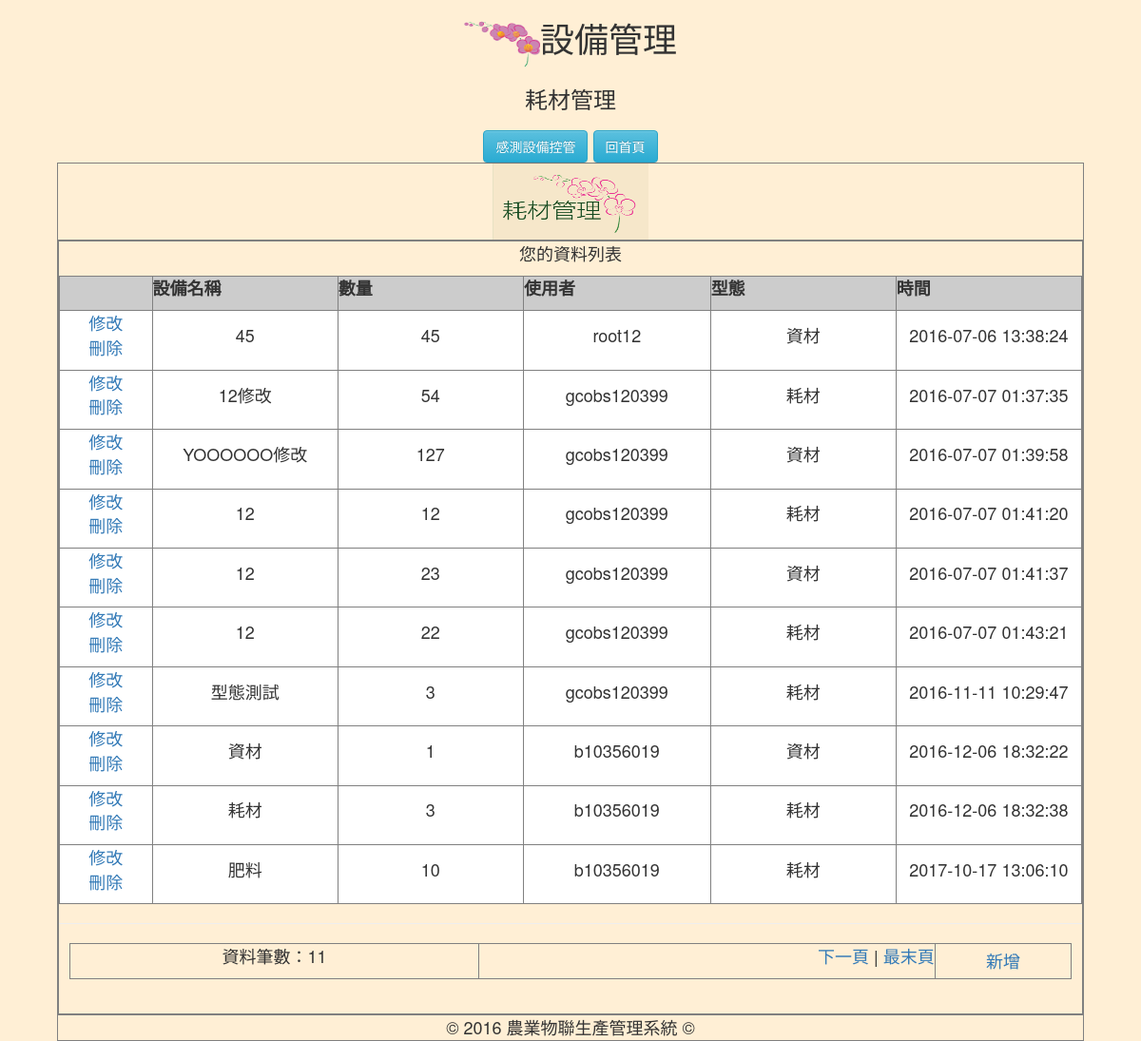
The page /SM_admin.php on the database its author committed.
### tables this page shows
CREATE TABLE `equipment` (
  `e_id` int(255) UNSIGNED NOT NULL COMMENT '編號',
  `e_user` varchar(20) NOT NULL COMMENT '使用者',
  `e_name` varchar(20) NOT NULL COMMENT '器材名稱',
  `e_num` tinyint(20) NOT NULL COMMENT '數量',
  `e_money` int(255) NOT NULL COMMENT '單價',
  `e_time` timestamp NOT NULL DEFAULT CURRENT_TIMESTAMP COMMENT '時間',
  `e_pattern` enum('耗材','資材') NOT NULL
);

### SM_admin.php (the view, shortened to what this page needs)
<?php
$query_RecMember = "SELECT * FROM `memberdata` WHERE `m_username`='".$_SESSION["loginMember"]."'";
$RecMember = mysql_query($query_RecMember);
$row_RecMember=mysql_fetch_assoc($RecMember);
$pageRow_records = 10;
$num_pages = 1;
$startRow_records = ($num_pages -1) * $pageRow_records;
$query_RecFlower = "SELECT * FROM `equipment` ORDER BY `e_user` DESC ";
$query_limit_RecFlower = $query_RecFlower." LIMIT ".$startRow_records.", ".$pageRow_records;
$RecFlower = mysql_query($query_limit_RecFlower);
$all_RecFlower = mysql_query($query_RecFlower);
$total_records = mysql_num_rows($all_RecFlower);
$total_pages = ceil($total_records/$pageRow_records);
?>
<!DOCTYPE html>
<html>
<head>
    <link rel="stylesheet" href="https://maxcdn.bootstrapcdn.com/bootstrap/3.3.1/css/bootstrap.min.css">
    <link rel="stylesheet" href="https://maxcdn.bootstrapcdn.com/bootstrap/3.3.1/css/bootstrap-theme.min.css">
</head>
<body style="text-align:center;font-size:18px;background-color:#FFEFD5;" >
<h1><img src="img/LOGO.png" alt="LOGO" width="80" height="50">設備管理</h1>
<h3>耗材管理</h3>
<form name="fromCM" method="" action="">
<div class="col-xs-12 col-xs-12">
  <input type="button" class="btn btn-info" size="12" value="感測設備控管" onclick="location.href='SDC.php'">
  <input type="button" class="btn btn-info" size="12" value="回首頁" onclick="location.href='index.php'">
</div>
<table width="90%" border="1px" align="center" cellpadding="4" cellspacing="0">
  <tr>
    <td class="tdbline"><img src="img/SM.gif" alt="耗材管理" width="164" height="80"></td>
  </tr>
  <tr>
    <td class="tdbline"><table width="100%" border="1px" cellspacing="0" cellpadding="10">
      <tr valign="top">
        <td class="tdrline"><p class="title"><?php echo $row_RecMember["m_username"];?> 您的資料列表 </p>
          <table width="100%"  border="1px" cellpadding="0" cellspacing="0" bgcolor="#F0F0F0" >
             <tr>
              <th bgcolor="#CCCCCC">&nbsp;</th>
              <th bgcolor="#CCCCCC"><p>設備名稱</p></th>
              <th bgcolor="#CCCCCC"><p>數量</p></th>
              <th bgcolor="#CCCCCC"><p>使用者</p></th>
              <th bgcolor="#CCCCCC"><p>型態</p></th>
              <th bgcolor="#CCCCCC"><p>時間</p></th>
            </tr>
      <?php while($row_RecFlower=mysql_fetch_assoc($RecFlower)){ ?>
            <tr>
              <td width="5%" align="center" bgcolor="#FFFFFF"><p><a href="SM_update.php?id=<?php echo $row_RecFlower["e_id"];?>">修改</a><br>
                <a href="?action=delete&id=<?php echo $row_RecFlower["e_id"];?>" onClick="return deletesure();">刪除</a></p></td>
              <td width="10%" align="center" bgcolor="#FFFFFF"><p><?php echo $row_RecFlower["e_name"];?></p></td>
              <td width="10%" align="center" bgcolor="#FFFFFF"><p><?php echo $row_RecFlower["e_num"];?></p></td>
              <td width="10%" align="center" bgcolor="#FFFFFF"><p><?php echo $row_RecFlower["e_user"];?></p></td>
              <td width="10%" align="center" bgcolor="#FFFFFF"><p><?php echo $row_RecFlower["e_pattern"];?></p></td>
              <td width="10%" align="center" bgcolor="#FFFFFF"><p><?php echo $row_RecFlower["e_time"];?></p></td>
            </tr>
      <?php }?>
          </table>
          <hr size="1" />
          <table width="98%" border="1px" align="center" cellpadding="4" cellspacing="0">
            <tr>
              <td valign="middle"><p>資料筆數：<?php echo $total_records;?></p></td>
              <td align="right"><p>
                  <?php if ($num_pages < $total_pages) {  ?>
                  <a href="?page=<?php echo $num_pages+1;?>">下一頁</a> | <a href="?page=<?php echo $total_pages;?>">最末頁</a>
                  <?php }?>
              </p></td>
                <td rowspan="2"><a href="SM_join.php">新增</a></td>
            </tr>
          </table>          <p>&nbsp;</p>
          </td>
      </tr>
    </table></td>
  </tr>
  <tr>
    <td align="center" background="images/album_r2_c1.jpg" class="trademark">© 2016 農業物聯生產管理系統 ©</td>
  </tr>
</table>
</body>
</html>

### rows shown on the page
equipment: e_name "45", e_num "45", e_user "root12", e_pattern "資材", e_time "2016-07-06 13:38:24"
equipment: e_name "12修改", e_num "54", e_user "gcobs120399", e_pattern "耗材", e_time "2016-07-07 01:37:35"
equipment: e_name "YOOOOOO修改", e_num "127", e_user "gcobs120399", e_pattern "資材", e_time "2016-07-07 01:39:58"
equipment: e_name "12", e_num "12", e_user "gcobs120399", e_pattern "耗材", e_time "2016-07-07 01:41:20"
equipment: e_name "12", e_num "23", e_user "gcobs120399", e_pattern "資材", e_time "2016-07-07 01:41:37"
equipment: e_name "12", e_num "22", e_user "gcobs120399", e_pattern "耗材", e_time "2016-07-07 01:43:21"
equipment: e_name "型態測試", e_num "3", e_user "gcobs120399", e_pattern "耗材", e_time "2016-11-11 10:29:47"
equipment: e_name "資材", e_num "1", e_user "b10356019", e_pattern "資材", e_time "2016-12-06 18:32:22"
equipment: e_name "耗材", e_num "3", e_user "b10356019", e_pattern "耗材", e_time "2016-12-06 18:32:38"
equipment: e_name "肥料", e_num "10", e_user "b10356019", e_pattern "耗材", e_time "2017-10-17 13:06:10"

### other values the page prints
$total_records "11"
